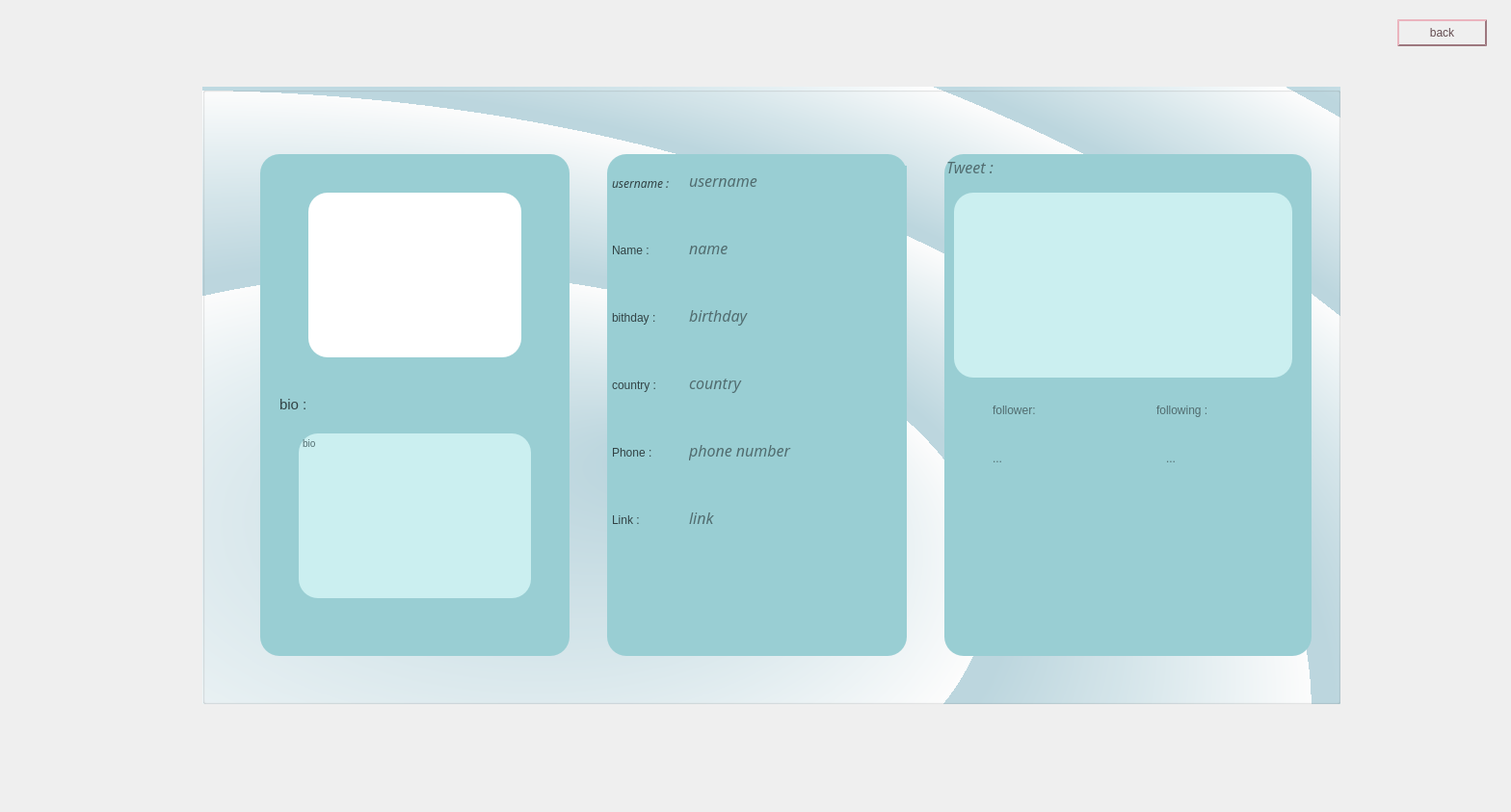
<?xml version="1.0" encoding="UTF-8"?>
<ui version="4.0">
 <class>show_profile</class>
 <widget class="QWidget" name="show_profile">
  <property name="geometry">
   <rect>
    <x>0</x>
    <y>0</y>
    <width>1568</width>
    <height>843</height>
   </rect>
  </property>
  <property name="windowTitle">
   <string>Form</string>
  </property>
  <widget class="QGroupBox" name="groupBox">
   <property name="geometry">
    <rect>
     <x>210</x>
     <y>90</y>
     <width>1181</width>
     <height>641</height>
    </rect>
   </property>
   <property name="styleSheet">
    <string notr="true">background-color: qradialgradient(spread:repeat, cx:0.192, cy:0.801, radius:0.5, fx:0.41, fy:0.596, stop:0.0696517 rgba(190, 217, 225, 255), stop:1 rgba(255, 255, 255, 255));</string>
   </property>
   <property name="title">
    <string/>
   </property>
   <widget class="QGroupBox" name="groupBox_2">
    <property name="geometry">
     <rect>
      <x>420</x>
      <y>70</y>
      <width>311</width>
      <height>521</height>
     </rect>
    </property>
    <property name="styleSheet">
     <string notr="true">background-color: rgb(153, 206, 211);
color: rgb(81, 108, 111);
font: italic 12pt &quot;Sitka Display&quot;;
gridline-color: rgb(0, 0, 0);
border-radius: 20px;

border-style: outset;</string>
    </property>
    <property name="title">
     <string/>
    </property>
    <widget class="QLabel" name="label_3">
     <property name="geometry">
      <rect>
       <x>5</x>
       <y>20</y>
       <width>91</width>
       <height>21</height>
      </rect>
     </property>
     <property name="font">
      <font>
       <family>Sitka Display</family>
       <pointsize>12</pointsize>
       <weight>50</weight>
       <italic>true</italic>
       <bold>false</bold>
      </font>
     </property>
     <property name="styleSheet">
      <string notr="true">color: rgb(49, 66, 68);</string>
     </property>
     <property name="text">
      <string>&lt;html&gt;&lt;head/&gt;&lt;body&gt;&lt;p&gt;&lt;span style=&quot; font-size:9pt;&quot;&gt;username :&lt;/span&gt;&lt;/p&gt;&lt;/body&gt;&lt;/html&gt;</string>
     </property>
    </widget>
    <widget class="QLabel" name="lbl_user_pro">
     <property name="geometry">
      <rect>
       <x>85</x>
       <y>12</y>
       <width>261</width>
       <height>31</height>
      </rect>
     </property>
     <property name="font">
      <font>
       <family>Sitka Display</family>
       <pointsize>12</pointsize>
       <weight>50</weight>
       <italic>true</italic>
       <bold>false</bold>
      </font>
     </property>
     <property name="text">
      <string>username</string>
     </property>
    </widget>
    <widget class="QLabel" name="label_4">
     <property name="geometry">
      <rect>
       <x>5</x>
       <y>90</y>
       <width>55</width>
       <height>21</height>
      </rect>
     </property>
     <property name="styleSheet">
      <string notr="true">color: rgb(49, 66, 68);</string>
     </property>
     <property name="text">
      <string>&lt;html&gt;&lt;head/&gt;&lt;body&gt;&lt;p&gt;&lt;span style=&quot; font-size:9pt;&quot;&gt;Name :&lt;/span&gt;&lt;/p&gt;&lt;/body&gt;&lt;/html&gt;</string>
     </property>
    </widget>
    <widget class="QLabel" name="lbl_name_pro">
     <property name="geometry">
      <rect>
       <x>85</x>
       <y>82</y>
       <width>261</width>
       <height>31</height>
      </rect>
     </property>
     <property name="font">
      <font>
       <family>Sitka Display</family>
       <pointsize>12</pointsize>
       <weight>50</weight>
       <italic>true</italic>
       <bold>false</bold>
      </font>
     </property>
     <property name="text">
      <string>name</string>
     </property>
    </widget>
    <widget class="QLabel" name="label_5">
     <property name="geometry">
      <rect>
       <x>5</x>
       <y>160</y>
       <width>55</width>
       <height>21</height>
      </rect>
     </property>
     <property name="styleSheet">
      <string notr="true">color: rgb(49, 66, 68);</string>
     </property>
     <property name="text">
      <string>&lt;html&gt;&lt;head/&gt;&lt;body&gt;&lt;p&gt;&lt;span style=&quot; font-size:9pt;&quot;&gt;bithday :&lt;/span&gt;&lt;/p&gt;&lt;/body&gt;&lt;/html&gt;</string>
     </property>
    </widget>
    <widget class="QLabel" name="lbl_age_pro">
     <property name="geometry">
      <rect>
       <x>85</x>
       <y>152</y>
       <width>261</width>
       <height>31</height>
      </rect>
     </property>
     <property name="font">
      <font>
       <family>Sitka Display</family>
       <pointsize>12</pointsize>
       <weight>50</weight>
       <italic>true</italic>
       <bold>false</bold>
      </font>
     </property>
     <property name="styleSheet">
      <string notr="true"/>
     </property>
     <property name="text">
      <string>birthday</string>
     </property>
    </widget>
    <widget class="QLabel" name="label_6">
     <property name="geometry">
      <rect>
       <x>5</x>
       <y>230</y>
       <width>55</width>
       <height>21</height>
      </rect>
     </property>
     <property name="styleSheet">
      <string notr="true">color: rgb(49, 66, 68);</string>
     </property>
     <property name="text">
      <string>&lt;html&gt;&lt;head/&gt;&lt;body&gt;&lt;p&gt;&lt;span style=&quot; font-size:9pt;&quot;&gt;country :&lt;/span&gt;&lt;/p&gt;&lt;/body&gt;&lt;/html&gt;</string>
     </property>
    </widget>
    <widget class="QLabel" name="lbl_contry_pro">
     <property name="geometry">
      <rect>
       <x>85</x>
       <y>222</y>
       <width>261</width>
       <height>31</height>
      </rect>
     </property>
     <property name="font">
      <font>
       <family>Sitka Display</family>
       <pointsize>12</pointsize>
       <weight>50</weight>
       <italic>true</italic>
       <bold>false</bold>
      </font>
     </property>
     <property name="text">
      <string>country</string>
     </property>
    </widget>
    <widget class="QLabel" name="label_7">
     <property name="geometry">
      <rect>
       <x>5</x>
       <y>300</y>
       <width>55</width>
       <height>21</height>
      </rect>
     </property>
     <property name="styleSheet">
      <string notr="true">color: rgb(49, 66, 68);</string>
     </property>
     <property name="text">
      <string>&lt;html&gt;&lt;head/&gt;&lt;body&gt;&lt;p&gt;&lt;span style=&quot; font-size:9pt;&quot;&gt;Phone :&lt;/span&gt;&lt;/p&gt;&lt;/body&gt;&lt;/html&gt;</string>
     </property>
    </widget>
    <widget class="QLabel" name="lbl_phone_pro">
     <property name="geometry">
      <rect>
       <x>85</x>
       <y>292</y>
       <width>261</width>
       <height>31</height>
      </rect>
     </property>
     <property name="font">
      <font>
       <family>Sitka Display</family>
       <pointsize>12</pointsize>
       <weight>50</weight>
       <italic>true</italic>
       <bold>false</bold>
      </font>
     </property>
     <property name="text">
      <string>phone number</string>
     </property>
    </widget>
    <widget class="QLabel" name="label_2">
     <property name="geometry">
      <rect>
       <x>5</x>
       <y>370</y>
       <width>55</width>
       <height>21</height>
      </rect>
     </property>
     <property name="styleSheet">
      <string notr="true">color: rgb(49, 66, 68);</string>
     </property>
     <property name="text">
      <string>&lt;html&gt;&lt;head/&gt;&lt;body&gt;&lt;p&gt;&lt;span style=&quot; font-size:9pt;&quot;&gt;Link :&lt;/span&gt;&lt;/p&gt;&lt;/body&gt;&lt;/html&gt;</string>
     </property>
    </widget>
    <widget class="QLabel" name="lbl_link_pro">
     <property name="geometry">
      <rect>
       <x>85</x>
       <y>362</y>
       <width>261</width>
       <height>31</height>
      </rect>
     </property>
     <property name="font">
      <font>
       <family>Sitka Display</family>
       <pointsize>12</pointsize>
       <weight>50</weight>
       <italic>true</italic>
       <bold>false</bold>
      </font>
     </property>
     <property name="text">
      <string>link</string>
     </property>
    </widget>
   </widget>
   <widget class="QGroupBox" name="groupBox_3">
    <property name="geometry">
     <rect>
      <x>60</x>
      <y>70</y>
      <width>321</width>
      <height>521</height>
     </rect>
    </property>
    <property name="styleSheet">
     <string notr="true">background-color: rgb(153, 206, 211);
color: rgb(81, 108, 111);
font: italic 12pt &quot;Sitka Display&quot;;
gridline-color: rgb(0, 0, 0);
border-radius: 20px;
border-style: outset;</string>
    </property>
    <property name="title">
     <string/>
    </property>
    <widget class="QTextBrowser" name="txtb_bio">
     <property name="geometry">
      <rect>
       <x>40</x>
       <y>290</y>
       <width>241</width>
       <height>171</height>
      </rect>
     </property>
     <property name="styleSheet">
      <string notr="true">background-color: rgb(203, 239, 240);
border-radius: 20px;
border-style: outset;</string>
     </property>
     <property name="html">
      <string>&lt;!DOCTYPE HTML PUBLIC &quot;-//W3C//DTD HTML 4.0//EN&quot; &quot;http://www.w3.org/TR/REC-html40/strict.dtd&quot;&gt;
&lt;html&gt;&lt;head&gt;&lt;meta name=&quot;qrichtext&quot; content=&quot;1&quot; /&gt;&lt;style type=&quot;text/css&quot;&gt;
p, li { white-space: pre-wrap; }
&lt;/style&gt;&lt;/head&gt;&lt;body style=&quot; font-family:'Sitka Display'; font-size:12pt; font-weight:400; font-style:italic;&quot;&gt;
&lt;p style=&quot; margin-top:0px; margin-bottom:0px; margin-left:0px; margin-right:0px; -qt-block-indent:0; text-indent:0px;&quot;&gt;&lt;span style=&quot; font-family:'MS Shell Dlg 2'; font-size:7.8pt; font-style:normal;&quot;&gt;bio&lt;/span&gt;&lt;/p&gt;&lt;/body&gt;&lt;/html&gt;</string>
     </property>
    </widget>
    <widget class="QLabel" name="label">
     <property name="geometry">
      <rect>
       <x>20</x>
       <y>250</y>
       <width>31</width>
       <height>21</height>
      </rect>
     </property>
     <property name="styleSheet">
      <string notr="true">color: rgb(49, 66, 68);</string>
     </property>
     <property name="text">
      <string>&lt;html&gt;&lt;head/&gt;&lt;body&gt;&lt;p&gt;&lt;span style=&quot; font-size:11pt;&quot;&gt;bio :&lt;/span&gt;&lt;/p&gt;&lt;/body&gt;&lt;/html&gt;</string>
     </property>
    </widget>
    <widget class="QLabel" name="lbl_picture">
     <property name="geometry">
      <rect>
       <x>50</x>
       <y>40</y>
       <width>221</width>
       <height>171</height>
      </rect>
     </property>
     <property name="styleSheet">
      <string notr="true">background-color : #ffffff ;</string>
     </property>
     <property name="text">
      <string/>
     </property>
    </widget>
   </widget>
   <widget class="QGroupBox" name="groupBox_4">
    <property name="geometry">
     <rect>
      <x>770</x>
      <y>70</y>
      <width>381</width>
      <height>521</height>
     </rect>
    </property>
    <property name="font">
     <font>
      <family>Sitka Display</family>
      <pointsize>12</pointsize>
      <weight>50</weight>
      <italic>true</italic>
      <bold>false</bold>
     </font>
    </property>
    <property name="styleSheet">
     <string notr="true">color: rgb(81, 108, 111);
background-color: rgb(153, 206, 211);
font: italic 12pt &quot;Sitka Display&quot;;
border-radius: 20px;
border-style: outset;
</string>
    </property>
    <property name="title">
     <string>Tweet :</string>
    </property>
    <widget class="QListWidget" name="list_tweet_show">
     <property name="geometry">
      <rect>
       <x>10</x>
       <y>40</y>
       <width>351</width>
       <height>192</height>
      </rect>
     </property>
     <property name="styleSheet">
      <string notr="true">background-color: rgb(203, 239, 240);
border-radius: 20px;
border-style: outset;</string>
     </property>
    </widget>
    <widget class="QLabel" name="label_8">
     <property name="geometry">
      <rect>
       <x>220</x>
       <y>250</y>
       <width>91</width>
       <height>31</height>
      </rect>
     </property>
     <property name="text">
      <string>following :</string>
     </property>
    </widget>
    <widget class="QLabel" name="label_9">
     <property name="geometry">
      <rect>
       <x>50</x>
       <y>250</y>
       <width>81</width>
       <height>31</height>
      </rect>
     </property>
     <property name="text">
      <string>follower:</string>
     </property>
    </widget>
    <widget class="QLabel" name="lbl_follower_show">
     <property name="geometry">
      <rect>
       <x>50</x>
       <y>300</y>
       <width>55</width>
       <height>31</height>
      </rect>
     </property>
     <property name="text">
      <string>...</string>
     </property>
    </widget>
    <widget class="QLabel" name="lbl_following_show">
     <property name="geometry">
      <rect>
       <x>230</x>
       <y>300</y>
       <width>55</width>
       <height>31</height>
      </rect>
     </property>
     <property name="text">
      <string>...</string>
     </property>
    </widget>
   </widget>
  </widget>
  <widget class="QPushButton" name="pushButton">
   <property name="geometry">
    <rect>
     <x>1450</x>
     <y>20</y>
     <width>93</width>
     <height>28</height>
    </rect>
   </property>
   <property name="styleSheet">
    <string notr="true">QPushButton {
color: ;
	color: rgb(99, 76, 80);
border: 2px solid rgb(157, 120, 127)  ;
border-radius: 20px;
border-style: outset;
background: qradialgradient(
cx: 0.3, cy: -0.4, fx: 0.3, fy: -0.4,
radius: 1.35, stop: 0 #fff, stop: 1 rgb(237, 181, 191)
);
padding: 5px;
}

QPushButton:hover {
background:  qradialgradient(
cx: 0.3, cy: -0.4, fx: 0.3, fy: -0.4,
radius: 1.35, stop: 0 #fff, stop: 1 #ffffff
);
}

</string>
   </property>
   <property name="text">
    <string>back</string>
   </property>
  </widget>
 </widget>
 <resources/>
 <connections/>
</ui>
